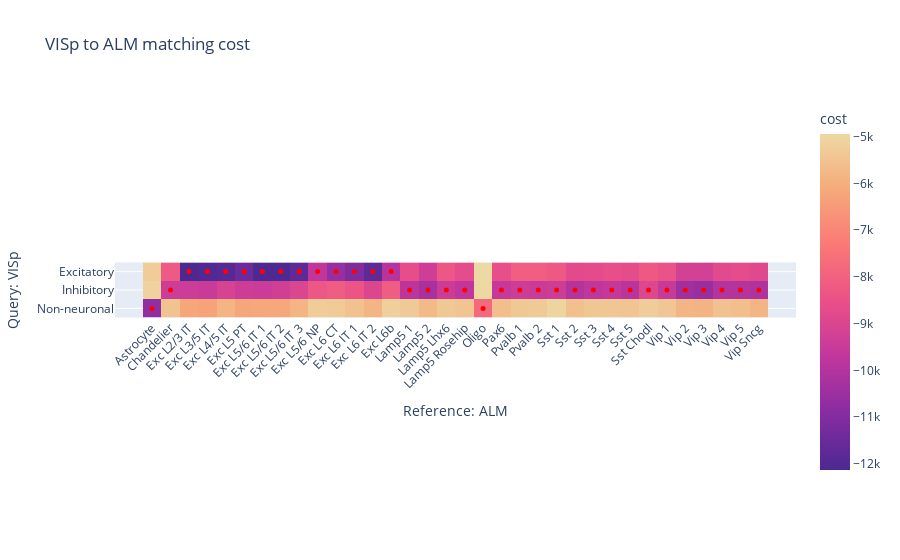

Write notebook code for a chart like this one.
### Code cell
m.display_matching_costs(ground_truth_obs_key='labels3')

### Figure 1 — Plotly figure (JSON) as saved in the notebook; plotly's stock layout.template omitted (floating-point values rounded to 4 significant figures)
{"data": [{"coloraxis": "coloraxis", "hovertemplate": "Reference: ALM: %{x}<br>Query: VISp: %{y}<br>cost: %{z}<extra></extra>", "name": "0", "type": "heatmap", "x": ["Astrocyte", "Chandelier", "Exc L2/3 IT", "Exc L3/5 IT", "Exc L4/5 IT", "Exc L5 PT", "Exc L5/6 IT 1", "Exc L5/6 IT 2", "Exc L5/6 IT 3", "Exc L5/6 NP", "Exc L6 CT", "Exc L6 IT 1", "Exc L6 IT 2", "Exc L6b", "Lamp5 1", "Lamp5 2", "Lamp5 Lhx6", "Lamp5 Rosehip", "Oligo", "Pax6", "Pvalb 1", "Pvalb 2", "Sst 1", "Sst 2", "Sst 3", "Sst 4", "Sst 5", "Sst Chodl", "Vip 1", "Vip 2", "Vip 3", "Vip 4", "Vip 5", "Vip Sncg"], "xaxis": "x", "y": ["Excitatory", "Inhibitory", "Non-neuronal"], "yaxis": "y", "z": [[-5260.0, -8229.0, -12130.0, -12040.0, -11910.0, -11500.0, -12050.0, -12060.0, -11770.0, -9718.0, -10590.0, -11090.0, -11760.0, -9923.0, -8650.0, -9349.0, -8315.0, -8685.0, -4941.0, -8608.0, -8107.0, -8079.0, -8286.0, -8762.0, -8714.0, -8587.0, -8676.0, -8254.0, -8457.0, -9204.0, -9226.0, -8788.0, -8699.0, -8811.0], [-5099.0, -9386.0, -9417.0, -9477.0, -9108.0, -9377.0, -9453.0, -9316.0, -8988.0, -8311.0, -8121.0, -8383.0, -8955.0, -8120.0, -9810.0, -10260.0, -9444.0, -9737.0, -4965.0, -9583.0, -9398.0, -9516.0, -9385.0, -9998.0, -9754.0, -9629.0, -9909.0, -8905.0, -9563.0, -10450.0, -10580.0, -10020.0, -9980.0, -10090.0], [-10730.0, -5486.0, -6180.0, -6281.0, -5875.0, -6183.0, -6176.0, -6162.0, -5855.0, -5270.0, -5298.0, -5519.0, -5833.0, -5190.0, -5309.0, -5723.0, -5375.0, -5477.0, -7776.0, -5621.0, -5371.0, -5315.0, -5063.0, -5576.0, -5402.0, -5398.0, -5468.0, -5274.0, -5379.0, -5838.0, -5898.0, -5526.0, -5608.0, -5837.0]]}, {"hovertemplate": "%{y} -> %{x}", "marker": {"color": ["red", "red", "red", "red", "red", "red", "red", "red", "red", "red", "red", "red", "red", "red", "red", "red", "red", "red", "red", "red", "red", "red", "red", "red", "red", "red", "red", "red", "red", "red", "red", "red", "red", "red"], "size": 5}, "mode": "markers", "name": "", "type": "scatter", "x": ["Exc L2/3 IT", "Exc L3/5 IT", "Exc L4/5 IT", "Exc L5 PT", "Exc L5/6 IT 1", "Exc L5/6 IT 2", "Exc L5/6 IT 3", "Exc L5/6 NP", "Exc L6 CT", "Exc L6 IT 1", "Exc L6 IT 2", "Exc L6b", "Chandelier", "Lamp5 1", "Lamp5 2", "Lamp5 Lhx6", "Lamp5 Rosehip", "Pax6", "Pvalb 1", "Pvalb 2", "Sst 1", "Sst 2", "Sst 3", "Sst 4", "Sst 5", "Sst Chodl", "Vip 1", "Vip 2", "Vip 3", "Vip 4", "Vip 5", "Vip Sncg", "Astrocyte", "Oligo"], "y": ["Excitatory", "Excitatory", "Excitatory", "Excitatory", "Excitatory", "Excitatory", "Excitatory", "Excitatory", "Excitatory", "Excitatory", "Excitatory", "Excitatory", "Inhibitory", "Inhibitory", "Inhibitory", "Inhibitory", "Inhibitory", "Inhibitory", "Inhibitory", "Inhibitory", "Inhibitory", "Inhibitory", "Inhibitory", "Inhibitory", "Inhibitory", "Inhibitory", "Inhibitory", "Inhibitory", "Inhibitory", "Inhibitory", "Inhibitory", "Inhibitory", "Non-neuronal", "Non-neuronal"]}], "layout": {"coloraxis": {"colorbar": {"title": {"text": "cost"}}, "colorscale": [[0, "rgb(75, 41, 145)"], [0.1667, "rgb(135, 44, 162)"], [0.3333, "rgb(192, 54, 157)"], [0.5, "rgb(234, 79, 136)"], [0.6667, "rgb(250, 120, 118)"], [0.8333, "rgb(246, 169, 122)"], [1, "rgb(237, 217, 163)"]]}, "title": {"text": "VISp to ALM matching cost"}, "xaxis": {"anchor": "y", "constrain": "domain", "domain": [0, 1], "scaleanchor": "y", "tickangle": -45, "title": {"text": "Reference: ALM"}}, "yaxis": {"anchor": "x", "autorange": "reversed", "constrain": "domain", "domain": [0, 1], "title": {"text": "Query: VISp"}}}}
